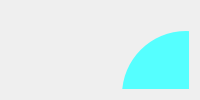
            <widget class="QWidget" name="tb_profile">
             <attribute name="icon">
              <iconset>
               <normalon>:/user/do-utilizador.png</normalon>
              </iconset>
             </attribute>
             <attribute name="title">
              <string>Profile</string>
             </attribute>
             <layout class="QHBoxLayout" name="horizontalLayout_9">
              <item>
               <widget class="QFrame" name="fr_profile_content">
                <property name="maximumSize">
                 <size>
                  <width>350</width>
                  <height>600</height>
                 </size>
                </property>
                <property name="frameShape">
                 <enum>QFrame::NoFrame</enum>
                </property>
                <property name="frameShadow">
                 <enum>QFrame::Raised</enum>
                </property>
                <widget class="QFrame" name="fr_profile_photo">
                 <property name="geometry">
                  <rect>
                   <x>111</x>
                   <y>20</y>
                   <width>128</width>
                   <height>128</height>
                  </rect>
                 </property>
                 <property name="maximumSize">
                  <size>
                   <width>128</width>
                   <height>128</height>
                  </size>
                 </property>
                 <property name="styleSheet">
                  <string notr="true">background-image: url(:/user/do-utilizador(copiar).png);
background-color: rgb(85, 255, 255);
border-radius: 64px;</string>
                 </property>
                 <property name="frameShape">
                  <enum>QFrame::NoFrame</enum>
                 </property>
                 <property name="frameShadow">
                  <enum>QFrame::Raised</enum>
                 </property>
                </widget>
                <widget class="QLabel" name="lb_profile_name">
                 <property name="geometry">
                  <rect>
                   <x>45</x>
                   <y>160</y>
                   <width>260</width>
                   <height>20</height>
                  </rect>
                 </property>
                 <property name="font">
                  <font>
                   <pointsize>14</pointsize>
                   <weight>75</weight>
                   <bold>true</bold>
                  </font>
                 </property>
                 <property name="text">
                  <string>Naaaameeee Naaaameeee </string>
                 </property>
                 <property name="alignment">
                  <set>Qt::AlignCenter</set>
                 </property>
                </widget>
                <widget class="QLabel" name="lb_profile_username">
                 <property name="geometry">
                  <rect>
                   <x>80</x>
                   <y>190</y>
                   <width>190</width>
                   <height>20</height>
                  </rect>
                 </property>
                 <property name="font">
                  <font>
                   <pointsize>11</pointsize>
                   <weight>75</weight>
                   <bold>true</bold>
                  </font>
                 </property>
                 <property name="text">
                  <string>UsernameeeUsernameee</string>
                 </property>
                 <property name="alignment">
                  <set>Qt::AlignCenter</set>
                 </property>
                </widget>
                <widget class="QLabel" name="lb_profile_password">
                 <property name="geometry">
                  <rect>
                   <x>75</x>
                   <y>250</y>
                   <width>200</width>
                   <height>20</height>
                  </rect>
                 </property>
                 <property name="font">
                  <font>
                   <weight>75</weight>
                   <bold>true</bold>
                  </font>
                 </property>
                 <property name="text">
                  <string>Password: ********************</string>
                 </property>
                 <property name="alignment">
                  <set>Qt::AlignCenter</set>
                 </property>
                </widget>
                <widget class="QLabel" name="lb_profile_email">
                 <property name="geometry">
                  <rect>
                   <x>25</x>
                   <y>280</y>
                   <width>300</width>
                   <height>20</height>
                  </rect>
                 </property>
                 <property name="font">
                  <font>
                   <weight>75</weight>
                   <bold>true</bold>
                  </font>
                 </property>
                 <property name="styleSheet">
                  <string notr="true"/>
                 </property>
                 <property name="text">
                  <string>Email: email@gmail.comemail@gmail.commmm</string>
                 </property>
                 <property name="alignment">
                  <set>Qt::AlignCenter</set>
                 </property>
                </widget>
                <widget class="QPushButton" name="btn_profile_edit">
                 <property name="geometry">
                  <rect>
                   <x>125</x>
                   <y>320</y>
                   <width>100</width>
                   <height>40</height>
                  </rect>
                 </property>
                 <property name="font">
                  <font>
                   <pointsize>10</pointsize>
                   <weight>75</weight>
                   <bold>true</bold>
                  </font>
                 </property>
                 <property name="cursor">
                  <cursorShape>PointingHandCursor</cursorShape>
                 </property>
                 <property name="styleSheet">
                  <string notr="true">QPushButton{
	border-radius: 5px;
	background-color: rgb(0, 139, 209);
	color: rgb(200,200,200);
}
QPushButton:hover{
	background-color: rgb(0, 130, 215);
}
QPushButton:pressed{
	background-color: rgb(0, 122, 209);
}</string>
                 </property>
                 <property name="text">
                  <string>Edit</string>
                 </property>
                </widget>
               </widget>
              </item>
             </layout>
            </widget>
